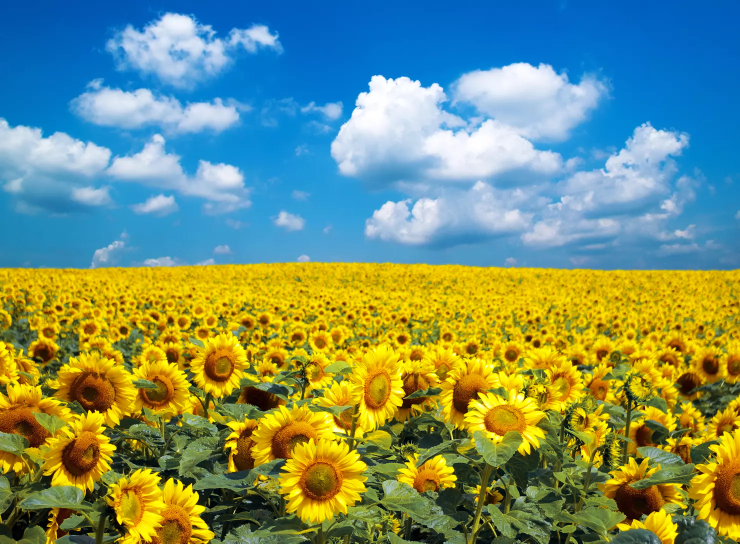
#> input picture Fall_2023/Project1/Exam/Module 1 exam Download Sep 29, 2023 944 AM/258349-1958267 - Amir Marji - Sep 25, 2023 1134 AM/Input.png, 1480 x 1087 px, found by its file name (shown at 1/2 size)
$ jupyter execute module_1_exam.ipynb
#> lines starting #> are read from the running program, lines starting #| are printed output that depends on the picture
### <b>Module 1 Exam - Jeremiah Pagan </b>
***
Load the image "Input.png". Using OpenCV, NumPy, and Matplotlib, construct a processing pipeline to generate a masked image resembling "Output.png". You're free to reference any class materials or notes for assistance.

[cell 1]
#Import Libraries
import cv2
import numpy as np
import copy
import matplotlib.pyplot as plt

#Saving the image in a variable
img = cv2.imread('../images/Input.png')
#> img is the input picture: shape (1087, 1480, 3); mean B, G, R 112, 144.9, 119.1

#OpenCV by defualt uses BGR instead of RGB.  Old digital camera standard.
img = cv2.cvtColor(img, cv2.COLOR_BGR2RGB)

# Create a histogram of HSV values.
img_masked = cv2.cvtColor(img, cv2.COLOR_RGB2HSV)
#> img_masked: shape (1087, 1480, 3); mean H, S, V 66, 190.4, 186.8

# Hue
hist = cv2.calcHist([img_masked],[0],None,[256],[0,255])
#> hist = 256 values, max 125442 at index 105, min 0 at index 134, mean 6284.2
# Add histogram to the plot.
plt.plot(hist, color='red')
# Limit the plot range on the x-axis to 256 values.
plt.xlim([0,255])

# Saturation
hist = cv2.calcHist([img_masked],[1],None,[256],[0,255])
#> hist = 256 values, max 146480 at index 254, min 0 at index 255, mean 5188.8
# Add histogram to the plot.
plt.plot(hist, color='green')
# Limit the plot range on the x-axis to 256 values.
plt.xlim([0,255])

# Value
hist = cv2.calcHist([img_masked],[2],None,[256],[0,255])
#> hist = 256 values, max 25858 at index 205, min 0 at index 255, mean 6131.4
# Add histogram to the plot.
plt.plot(hist, color='blue')
# Limit the plot range on the x-axis to 256 values.
plt.xlim([0,255])

# Add a legend
plt.legend(('hue','saturation','value'), loc = 'upper left')

# Plot a histogram.
plt.show()
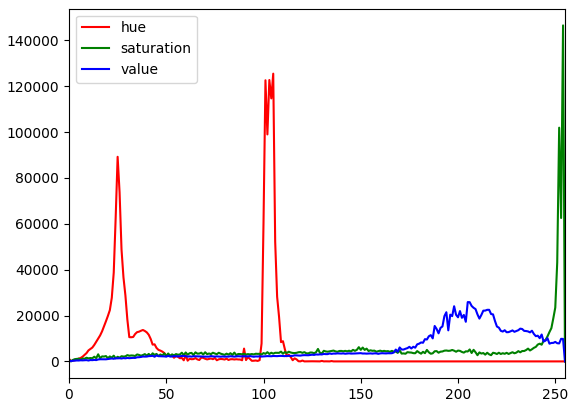
#> figure drawn by matplotlib, 1 panel; curve peaks at x = 105, y = 125442; curve peaks at x = 254, y = 146480; curve peaks at x = 205, y = 25858

#Create an empty 2D array filled with zeros the same shape as our image.  Notice we are defining the data type as uint8 now!
mask = np.zeros(img.shape[:2], np.uint8)

# Set the masked to white. Remember black is 0 and white is 255 is 8 bit color.
mask[550:1100, 0:1500] = 255

# Plot mask. Make sure you tell matplotlib that you it only contains gray values.
plt.imshow(mask, cmap="gray")

# Let's add our mask to our image.

# Import the face image again.
img = cv2.imread("../images/Input.png")

# Convert our image to RGB so we can plot it.
img = cv2.cvtColor(img, cv2.COLOR_BGR2RGB)

# The bitwise AND operator ( & ) compares each bit of the first operand to the corresponding bit of the second operand.
# If both bits are 1, the corresponding result bit is set to 1. Otherwise, the corresponding result bit is set to 0.
# First image to compare.  Second image to compare.  Mask to use.
img_masked = cv2.bitwise_and(img, img, mask=mask)
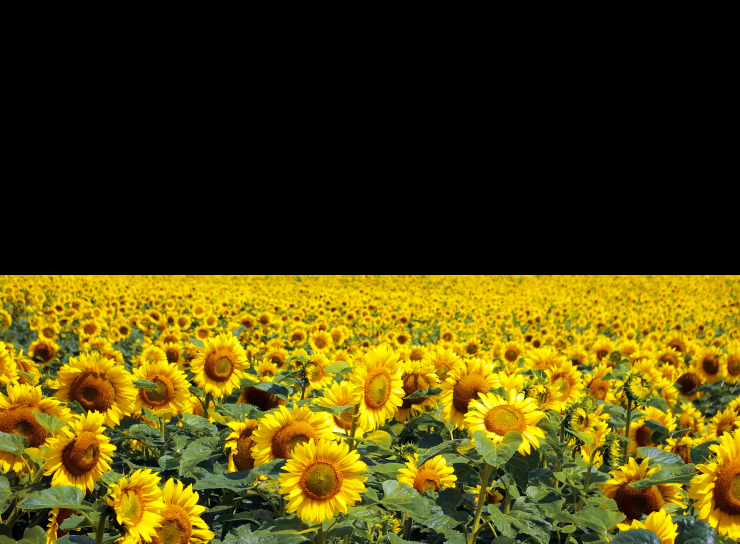
#> img_masked: shape (1087, 1480, 3) (shown at 1/2 size); mean R, G, B 78.5, 67.6, 9.2

# Plot the masked image.
plt.imshow(img_masked)
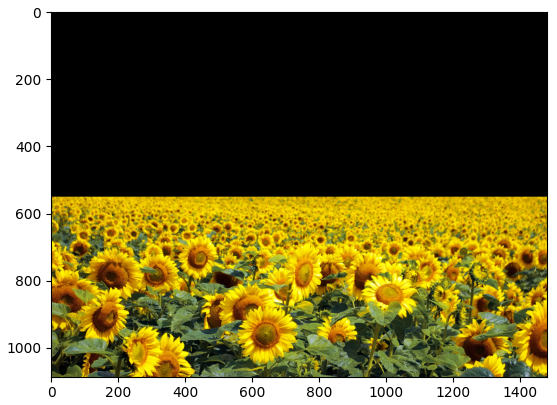
#> figure drawn by matplotlib, 1 panel
